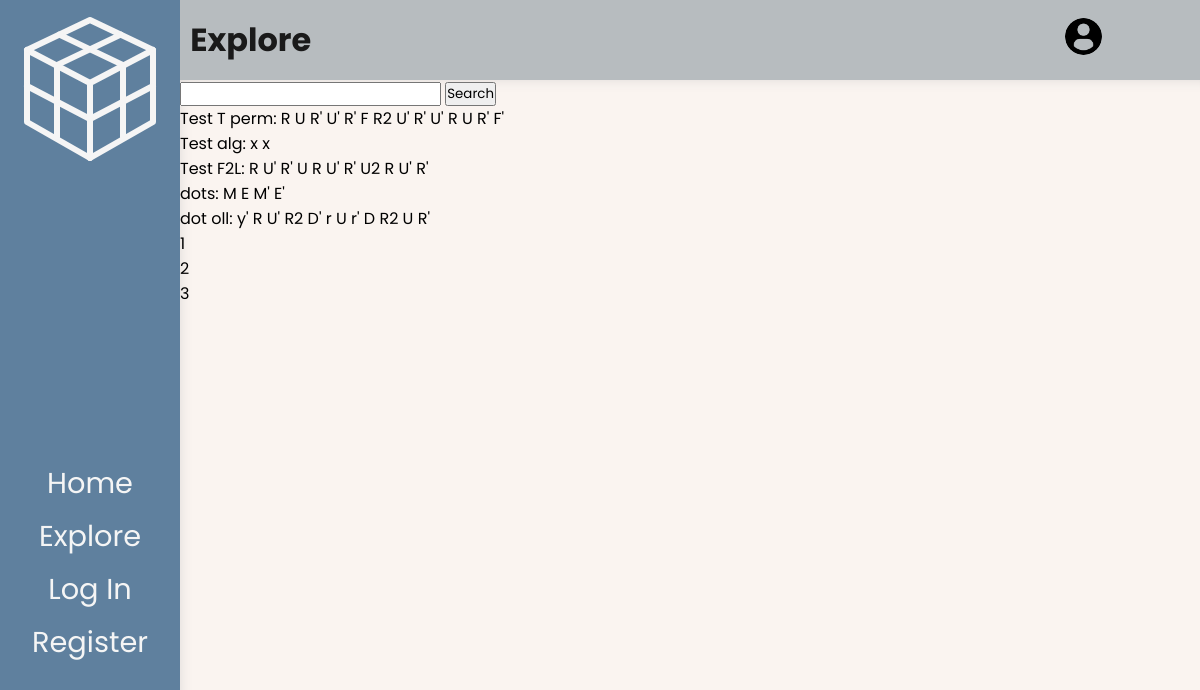
/explore/, run on an earlier commit of the app's database.
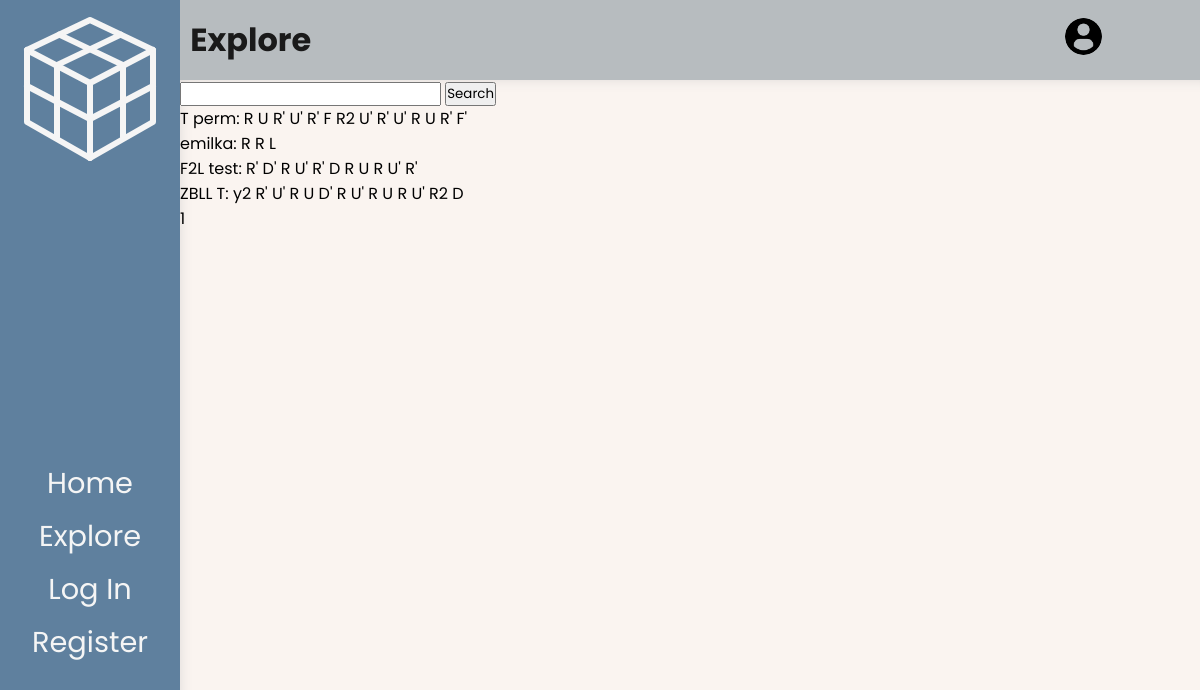
And on a later commit of the database.
### algorithms/models.py (models this page shows, shortened)
class Algorithm(models.Model):
    id = models.UUIDField(default=uuid.uuid4, unique=True, primary_key=True, editable=False)
    date_added = models.DateTimeField(auto_now_add=True)
    owner = models.ForeignKey(Profile, null=True, blank=True, on_delete=models.CASCADE)
    name = models.CharField(max_length=200)
    description = models.TextField(null=True, blank=True)
    content = models.CharField(max_length=200, null=False, validators=[
        RegexValidator(
            regex = r"^([RLUDFBMESrludfbxyz]{1}([2]|[']|2')? +)*([RLUDFBMESrludfbxyz]{1}([2]|[']|2')? *){1}$",
            message = "Invalid alogrithm.",
            code = "invalid_algorithm",
        )
    ])
    tags = models.ManyToManyField("Tag", blank=True)
    cube_state = models.CharField(max_length=54, default="wwwwwwwwwyyyyyyyyyrrrrrrrrrooooooooogggggggggbbbbbbbbb")
    image = models.ImageField(null=True, blank=True, upload_to="algorithms/", default="/algorithms/default.png")

### algorithms/views.py (the view)
# urls.py: path('explore/', views.getExplore, name="explore-algs"),
def getExplore(request):
    allAlgs = Algorithm.objects.all()
    algs, tags_query = getAlgsByTag(request, allAlgs)
    algs, search_query = searchAlgs(algs, request)
    algs, custom_range = paginateAlgs(request, algs)
    tags_url = f'&tags={tags_query}' if tags_query != '' else ''
    search_url = f'&search_query={search_query}' if search_query != '' else ''
    curr_queries = tags_url + search_url
    curr_url = reverse('explore-algs')
    context = {
            'title' : 'Explore',
            'algs' : algs,
            'search_query' : search_query,
            'tags_query' : tags_query,
            'custom_range' : custom_range,
            'curr_queries' : curr_queries,
            'curr_url' : curr_url,
    }
    return render(request, 'algorithms/explore.html', context)

### algorithms/utils.py (called while the page is built, shortened)
def getAlgsByTag(request, algs):
    if not request.GET.get('tags'):
        return algs, ''

def searchAlgs(filtered_algs, request):
    search_query = ''
    if request.GET.get('search_query'):
        search_query = request.GET.get('search_query')
    algs = filtered_algs.distinct().filter(Q(name__icontains=search_query) | Q(description__icontains=search_query))
    return algs, search_query

def paginateAlgs(request, algs):
    results = 5
    page = request.GET.get('page')
    paginator = Paginator(algs, results)
    try:
        algs = paginator.page(page)
    except PageNotAnInteger:
        page = 1
        algs = paginator.page(page)
    except EmptyPage:
        page = paginator.num_pages
        algs = paginator.page(page)
    page = int(page)
    PAGE_COUNT = 5
    if page - PAGE_COUNT // 2 < 1:
        left_index = max(1, page - PAGE_COUNT // 2)
        right_pages = PAGE_COUNT - (page - left_index + 1)
        right_index = min(PAGE_COUNT + left_index - 1, paginator.num_pages)
    else:
        right_index = min(paginator.num_pages, page + PAGE_COUNT // 2)
        left_pages = PAGE_COUNT - (right_index - page + 1)
        left_index = max(1, right_index - PAGE_COUNT + 1)
    custom_range = range(left_index, right_index + 1)
    return algs, custom_range

### algorithms/templates/algorithms/explore.html
{% extends 'main.html' %}
{% block content %}
<div id="explore-content">
    {% include 'algorithms/searchbar.html' with curr_url=curr_url search_query=search_query %}
    <div id="explore-list">
        {% for alg in algs %}
            <div class="explore-alg-card">
                {{alg.name}}:
                {{alg.content}}
            </div>
        {% endfor %}
    </div>
    {% include 'algorithms/page-controls.html' with custom_range=custom_range curr_url=curr_url %}
</div>
{% endblock content %}

### templates/main.html (shortened to what this page needs)
{% load static %}
<!DOCTYPE html>
<html lang="en">
<head>
    <link rel="stylesheet" type="text/css" href="{% static 'css/main.css' %}">
    <link rel="stylesheet" type="text/css" href="{% static 'css/navbar.css' %}">
    <link rel="stylesheet" type="text/css" href="{% static 'css/topcard.css' %}">
</head>
<body data-theme="light">
    <div id="navbar-container" class="body-grid-item">
        {% include 'navbar.html' %}
    </div>
    <div id="topcard-container" class="body-grid-item">
        {% include 'topcard.html' with title=title %}
    </div>
    <div id="content-container" class="body-grid-item">
        <div id="main-content">
            {% block content %}
            {% endblock content %}
        </div>
    </div>
</body>
</html>

### templates/navbar.html (shortened to what this page needs)
{% load static %}
<div id="navbar-content">
    <a href="{% url 'algs-main' %}" draggable="false">
        <img id="navbar-logo" src="{% static 'img/navbar-logo.svg' %}" alt="Cube logo" draggable="false">
    </a>
    <div id="navbar-options">
        <div class="nav-item clickable"><a href="{% url 'algs-main' %}">Home</a></div>
        <div class="nav-item clickable"><a href="{% url 'explore-algs' %}">Explore</a></div>
        {% if request.user.is_authenticated %}
            <div class="nav-item clickable"><a href="{% url 'my-algs' %}">My Algs</a></div>
            <div class="nav-item clickable"><a href="{% url 'logout' %}" id="login">Log Out</a></div>
        {% else %}
            <div class="nav-item clickable"><a href="{% url 'login' %}?next={{request.path}}" id="login">Log In</a></div>
            <div class="nav-item clickable"><a href="{% url 'register' %}" id="login">Register</a></div>
        {% endif %}
    </div>
</div>

### templates/topcard.html
{% load static %}
<div id="topcard-content">
    <div id="page-title-container">
        <h1 id="page-title">{{title}}</h1>
    </div>
    <div id="profile-card">
        {% if request.user.is_authenticated %}
        <a href="{% url 'account' %}">
            <img src="{{request.user.profile.image.url}}" alt="User profile picture." class="clickable">
        </a>
        <div id="topcard-username" class="clickable">
            <a href="{% url 'account' %}">
                {{request.user.username}}
            </a>
        </div>
        {% else %}
        <a href="{% url 'login' %}?next={{request.path}}">
            <img src="{% static 'img/default.png' %}" alt="User profile picture." class="clickable">
        </a>
        {% endif %}
    </div>
</div>

### algorithms/templates/algorithms/searchbar.html
<div class="searchbar-card">
    <form action="{{curr_url}}" method="GET" class="search-form">
        <input type="text" name="search_query" class="searchbar-input" value={{search_query}}>
        <input class="searchbar-button" type="submit" value="Search">
    </form>
</div>

### algorithms/templates/algorithms/page-controls.html
<div class="page-controls-container">
    <ul class="page-controls">
        {% for number in custom_range %}
            <li><a href="?page={{number}}{{curr_queries}}">{{number}}</a></li>
        {% endfor %}
    </ul>
</div>

### static/css/main.css (style rules this page uses)
:root { --primary-color: #faf4f0; --secondary-color: #99a88c; --third: #5f809e; --on-primary: #B7BCBF; --extra1: #0D3B66; --extra2: #FFE2C3; --text1: #f5f5f5; --text2: #1a1a1a; }
* { margin: 0; padding: 0; box-sizing: border-box; }
body { font-family: "Poppins", sans-serif; background: var(--primary-color); height: 100vh; width: 100vw; display: grid; grid-template-rows: repeat(20, 5%); grid-template-columns: repeat(20, 5%); }
input { font-family: "Poppins", sans-serif !important; }
.body-grid-item { border: none; }
#navbar-container { grid-area: 1 / 1 / 21 / 4; background: var(--third); }
#topcard-container { grid-area: 1 / 4 / 3 / 21; background: var(--on-primary); }
#content-container { grid-area: 3 / 4 / 21 / 21; background: var(--primary-color); }
a { text-decoration: none; color: inherit; }
.clickable { cursor: pointer; }
#main-content { width: 100%; height: 100%; overflow-y: auto; -webkit-box-shadow: inset 8px 8px 18px -15px rgba(182, 182, 182, 1); -moz-box-shadow: inset 8px 8px 18px -15px rgba(182, 182, 182, 1); box-shadow: inset 8px 8px 18px -15px rgba(182, 182, 182, 1); }

### static/css/navbar.css (style rules this page uses)
#navbar-content { height: 100%; width: 100%; display: flex; flex-direction: column; align-items: center; justify-content: space-around; color: var(--text1); font-size: 1.8rem; }
#navbar-logo { margin-top: 12%; height: 5em; width: 5em; user-select: none; }
#navbar-options { height: 40%; margin-top: auto; margin-bottom: 10%; display: flex; flex-direction: column; gap: 0.35em; align-items: center; user-select: none; }
.nav-item { transition: filter 0.08s; }

### static/css/topcard.css (style rules this page uses)
#topcard-content { height: 100%; width: 100%; display: flex; align-items: center; justify-content: space-between; color: var(--text2); }
#page-title-container { margin-left: 1%; user-select: none; }
#page-title { height: 100%; text-align: center; cursor: default; }
#profile-card { margin-left: auto; margin-right: 1.5%; width: 8em; height: 85%; padding: 0.5rem; display: flex; align-items: center; justify-content:start; gap: 0.8em; user-select: none; }
#profile-card img { height: 2.3em; width: 2.3em; border-radius: 50%; }

What changed in the data, as far as the page shows it:
removed Algorithm: name "Test T perm", content "R U R' U' R' F R2 U' R' U' R U R' F'"
removed Algorithm: name "Test alg", content "x x"
removed Algorithm: name "Test F2L", content "R U' R' U R U' R' U2 R U' R'"
removed Algorithm: name "dots", content "M E M' E'"
removed Algorithm: name "dot oll", content "y' R U' R2 D' r U r' D R2 U R'"
added Algorithm: name "T perm", content "R U R' U' R' F R2 U' R' U' R U R' F'"
added Algorithm: name "emilka", content "R R L"
added Algorithm: name "F2L test", content "R' D' R U' R' D R U R U' R'"
added Algorithm: name "ZBLL T", content "y2 R' U' R U D' R U' R U R U' R2 D"
Also different on the page:
list line gone: "2"
list line gone: "3"
